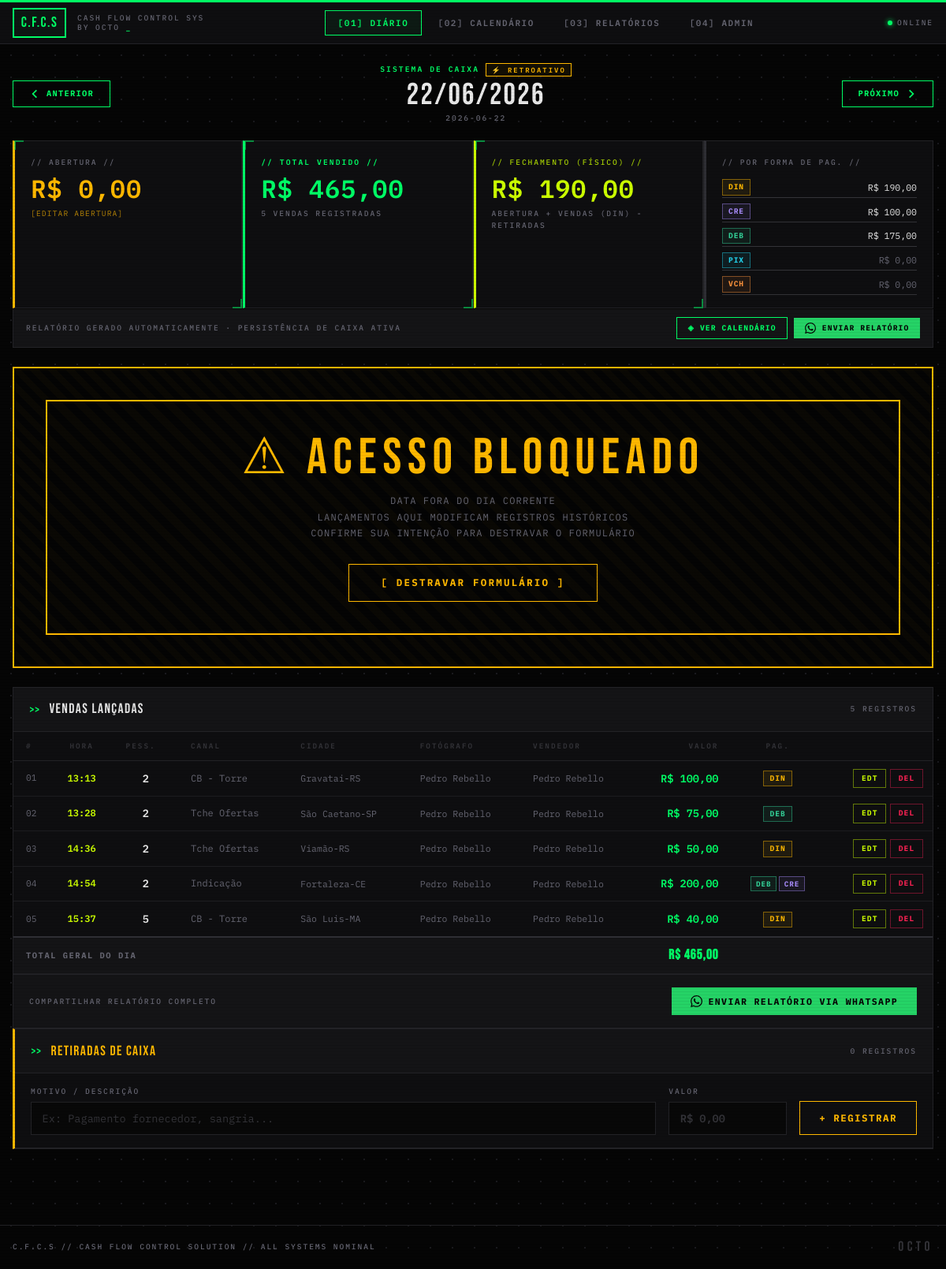
The page /dia/2026-06-22 on the database its author committed.
### tables this page shows
CREATE TABLE caixa_diario (
                data            DATE    PRIMARY KEY,
                abertura_caixa  REAL    NOT NULL DEFAULT 0.0,
                fechamento_caixa REAL   NOT NULL DEFAULT 0.0
            );

CREATE TABLE vendas (
                id              INTEGER PRIMARY KEY AUTOINCREMENT,
                data_venda      DATE    NOT NULL,
                num_pessoas     INTEGER NOT NULL DEFAULT 1,
                canal_venda     TEXT    NOT NULL DEFAULT '',
                cidade_origem   TEXT    NOT NULL DEFAULT '',
                fotografo       TEXT    NOT NULL DEFAULT '',
                vendedor        TEXT    NOT NULL DEFAULT '',
                valor_venda     REAL    NOT NULL DEFAULT 0.0,
                forma_pagamento TEXT    NOT NULL DEFAULT 'DIN'
            , hora_venda TEXT NOT NULL DEFAULT '');

CREATE TABLE venda_pagamentos (
        id              INTEGER PRIMARY KEY AUTOINCREMENT,
        venda_id        INTEGER NOT NULL REFERENCES vendas(id) ON DELETE CASCADE,
        forma_pagamento TEXT    NOT NULL DEFAULT "DIN",
        valor           REAL    NOT NULL DEFAULT 0.0
    );

### app.py (the view)
@app.route("/dia/<data>", methods=["GET"])
def diario(data):
    try:
        datetime.strptime(data, "%Y-%m-%d")
    except ValueError:
        return redirect(url_for("index"))
    caixa = get_or_create_caixa(data)
    vendas = get_vendas_do_dia(data)
    retiradas = get_retiradas_do_dia(data)
    subtotais = get_subtotais(data)
    total_dia = sum(v["valor_venda"] for v in vendas)
    recalc_fechamento(data)
    caixa = get_or_create_caixa(data)
    canais = get_config("canal")
    cidades = get_config("cidade")
    equipe = get_config("equipe")
    whatsapp_numero = get_whatsapp_numero()
    d = datetime.strptime(data, "%Y-%m-%d").date()
    prev_day = (d - timedelta(days=1)).isoformat()
    next_day = (d + timedelta(days=1)).isoformat()
    today = date.today().isoformat()
    return render_template(
        "diario.html",
        data=data,
        data_fmt=d.strftime("%d/%m/%Y"),
        caixa=caixa,
        vendas=vendas,
        retiradas=retiradas,
        subtotais=subtotais,
        total_dia=total_dia,
        canais=canais,
        cidades=cidades,
        equipe=equipe,
        prev_day=prev_day,
        next_day=next_day,
        today=today,
        formas=["DIN", "CRE", "DEB", "PIX", "VCH"],
        whatsapp_numero=whatsapp_numero,
    )

### templates/diario.html (shortened to what this page needs)
{% extends "base.html" %}
{% block content %}
<div class="fade-in" style="display: flex; align-items: center; justify-content: space-between; margin-bottom: 1.25rem; gap: 1rem;">
  <a href="/dia/{{ prev_day }}" class="btn btn-ghost" style="font-size: 0.65rem;">
    <svg xmlns="http://www.w3.org/2000/svg" style="width:14px;height:14px;" fill="none" viewBox="0 0 24 24" stroke="currentColor" stroke-width="3">
      <path stroke-linecap="square" stroke-linejoin="miter" d="M15 19l-7-7 7-7"/>
    </svg>
    ANTERIOR
  </a>
  <div style="text-align: center; flex: 1;">
    <div class="sys-label" style="margin-bottom: 0.3rem; justify-content: center; display: flex; align-items: center; gap: 0.5rem;">
      SISTEMA DE CAIXA
      {% if data == today %}
        <span style="border: 1px solid var(--neon); padding: 0.05rem 0.4rem; font-size: 0.55rem; background: rgba(0,255,102,0.08);">● HOJE</span>
      {% else %}
        <span style="border: 1px solid var(--warn); color: var(--warn); padding: 0.05rem 0.4rem; font-size: 0.55rem; background: rgba(255,184,0,0.06);">⚡ RETROATIVO</span>
      {% endif %}
    </div>
    <div class="display" style="font-size: 2.4rem; letter-spacing: 0.06em; color: var(--txt); line-height: 1;">{{ data_fmt }}</div>
    <div class="sys-label-dim" style="margin-top: 0.2rem;">{{ data }}</div>
  </div>
  <a href="/dia/{{ next_day }}" class="btn btn-ghost" style="font-size: 0.65rem;">
    PRÓXIMO
    <svg xmlns="http://www.w3.org/2000/svg" style="width:14px;height:14px;" fill="none" viewBox="0 0 24 24" stroke="currentColor" stroke-width="3">
      <path stroke-linecap="square" stroke-linejoin="miter" d="M9 5l7 7-7 7"/>
    </svg>
  </a>
</div>
<div style="display: grid; grid-template-columns: repeat(4, 1fr); gap: 1px; margin-bottom: 1px; background: var(--bd);" class="fade-in">
  <div class="card bracketed" style="padding: 1.25rem 1.25rem 1rem; border-left: 3px solid var(--warn); background: var(--s1);">
    <div class="sys-label-dim" style="margin-bottom: 0.6rem;">// ABERTURA //</div>
    <div class="metric-value money-warn" style="font-size: 2rem;">
      R$ {{ "%.2f"|format(caixa.abertura_caixa) | replace('.', ',') }}
    </div>
    <button onclick="toggleAberturaForm()" style="margin-top: 0.6rem; background: transparent; border: none; color: var(--warn); font-family: 'IBM Plex Mono'; font-size: 0.6rem; letter-spacing: 0.12em; text-transform: uppercase; cursor: pointer; padding: 0; opacity: 0.7;">
      [EDITAR ABERTURA]
    </button>
  </div>
  <div class="card bracketed" style="padding: 1.25rem 1.25rem 1rem; border-left: 3px solid var(--neon); background: var(--s1);">
    <div class="sys-label" style="margin-bottom: 0.6rem;">// TOTAL VENDIDO //</div>
    <div class="metric-value money" style="font-size: 2rem;">
      R$ {{ "%.2f"|format(total_dia) | replace('.', ',') }}
    </div>
    <div class="sys-label-dim" style="margin-top: 0.6rem;">
      {{ vendas|length }} VENDA{% if vendas|length != 1 %}S{% endif %} REGISTRADA{% if vendas|length != 1 %}S{% endif %}
    </div>
  </div>
  <div class="card bracketed" style="padding: 1.25rem 1.25rem 1rem; border-left: 3px solid var(--acid); background: var(--s1);">
    <div class="sys-label-dim" style="margin-bottom: 0.6rem; color: var(--acid); opacity: 0.8;">// FECHAMENTO (FÍSICO) //</div>
    <div class="metric-value money-acid" style="font-size: 2rem;">
      R$ {{ "%.2f"|format(caixa.fechamento_caixa) | replace('.', ',') }}
    </div>
    <div class="sys-label-dim" style="margin-top: 0.6rem;">ABERTURA + VENDAS (DIN) - RETIRADAS</div>
  </div>
  <div class="card" style="padding: 1.25rem 1.25rem 1rem; border-left: 3px solid var(--bd2); background: var(--s1);">
    <div class="sys-label-dim" style="margin-bottom: 0.75rem;">// POR FORMA DE PAG. //</div>
    <div style="display: flex; flex-direction: column; gap: 0.3rem;">
      {% for forma in formas %}
        {% set val = subtotais[forma] %}
        <div style="display: flex; align-items: center; justify-content: space-between; padding: 0.15rem 0; border-bottom: 1px solid var(--muted);">
          <span class="badge badge-{{ forma|lower }}">{{ forma }}</span>
          <span class="money-dim" style="font-size: 0.72rem; {% if val > 0 %}color: var(--txt);{% endif %}">
            R$ {{ "%.2f"|format(val) | replace('.', ',') }}
          </span>
        </div>
      {% endfor %}
    </div>
  </div>
</div>
<div style="display: flex; align-items: center; justify-content: space-between; gap: 1rem; padding: 0.65rem 1rem; background: var(--s2); border: 1px solid var(--bd); border-top: none; margin-bottom: 1.5rem;">
  <div class="sys-label-dim">
    RELATÓRIO GERADO AUTOMATICAMENTE · PERSISTÊNCIA DE CAIXA ATIVA
  </div>
  <div style="display: flex; gap: 0.5rem; align-items: center; flex-shrink: 0;">
    <a href="/mes" class="btn btn-ghost" style="padding: 0.35rem 0.85rem; font-size: 0.6rem;">◈ VER CALENDÁRIO</a>
    {% if whatsapp_numero %}
      <button type="button" onclick="abrirWhatsApp('{{ data }}')" class="btn btn-wa" style="padding: 0.35rem 0.85rem; font-size: 0.6rem;">
        ENVIAR RELATÓRIO
      </button>
    {% else %}
      <a href="/admin" class="btn btn-ghost" style="padding: 0.35rem 0.85rem; font-size: 0.6rem; border-color: var(--muted); color: var(--dim);">
        ⚠ CONF. WHATSAPP
      </a>
    {% endif %}
  </div>
</div>
<div id="lock-overlay" style="display: none; margin-bottom: 1.5rem;">
  <div style="background: rgba(5,5,5,0.97); border: 2px solid var(--warn); padding: 2.5rem; text-align: center; position: relative; overflow: hidden;">
    <div style="position: absolute; inset: 0; background: repeating-linear-gradient(45deg, transparent, transparent 10px, rgba(255,184,0,0.025) 10px, rgba(255,184,0,0.025) 20px); pointer-events: none;"></div>
    <div class="display" style="font-size: 4rem; letter-spacing: 0.12em; color: var(--warn); line-height: 1; position: relative;">
      ⚠ ACESSO BLOQUEADO
    </div>
    <div style="font-family: 'IBM Plex Mono'; font-size: 0.75rem; letter-spacing: 0.1em; text-transform: uppercase; color: var(--dim); margin: 0.75rem auto 1.75rem; max-width: 480px; line-height: 1.7; position: relative;">
      DATA FORA DO DIA CORRENTE<br/>
      LANÇAMENTOS AQUI MODIFICAM REGISTROS HISTÓRICOS<br/>
      CONFIRME SUA INTENÇÃO PARA DESTRAVAR O FORMULÁRIO
    </div>
    <button onclick="unlockForm()"
            class="btn btn-ghost-warn"
            style="font-size: 0.78rem; padding: 0.85rem 2.5rem; position: relative; letter-spacing: 0.18em;">
      [ DESTRAVAR FORMULÁRIO ]
    </button>
  </div>
</div>
<div class="card fade-in" style="animation-delay: 0.08s;">
  <div class="section-header">
    <span class="display" style="font-size: 1.1rem; letter-spacing: 0.08em; color: var(--txt);">VENDAS LANÇADAS</span>
    <span class="sys-label-dim" style="margin-left: auto;">{{ vendas|length }} REGISTRO{% if vendas|length != 1 %}S{% endif %}</span>
  </div>
  {% if vendas %}
  <div style="overflow-x: auto;">
    <table>
      <thead>
        <tr>
          <th>#</th>
          <th style="text-align:center;">HORA</th>
          <th>PESS.</th>
          <th>CANAL</th>
          <th>CIDADE</th>
          <th>FOTÓGRAFO</th>
          <th>VENDEDOR</th>
          <th style="text-align: right;">VALOR</th>
          <th style="text-align: center;">PAG.</th>
          <th></th>
        </tr>
      </thead>
      <tbody>
        {% for v in vendas %}
        <tr>
          <td class="money-dim" style="font-size: 0.7rem; padding-right: 0.5rem;">{{ "%02d"|format(loop.index) }}</td>
          <td style="text-align:center; font-size:0.75rem; color:var(--acid); font-family:'IBM Plex Mono'; font-weight:600;">{{ v.hora_venda or '—' }}</td>
          <td style="font-weight: 600; color: var(--txt); font-size: 0.85rem; text-align: center;">{{ v.num_pessoas }}</td>
          <td style="color: var(--dim); font-size: 0.75rem;">{{ v.canal_venda or '—' }}</td>
          <td style="color: var(--dim); font-size: 0.72rem;">{{ v.cidade_origem or '—' }}</td>
          <td style="color: var(--dim); font-size: 0.72rem;">{{ v.fotografo or '—' }}</td>
          <td style="color: var(--dim); font-size: 0.72rem;">{{ v.vendedor or '—' }}</td>
          <td style="text-align: right;">
            <span class="money" style="font-size: 0.85rem;">R$ {{ "%.2f"|format(v.valor_venda) | replace('.', ',') }}</span>
          </td>
          <td style="text-align: center;">
            {% if v.forma_pagamento == 'MIX' and v.pagamentos %}
              <div style="display:flex; flex-wrap:wrap; gap:0.2rem; justify-content:center;">
                {% for p in v.pagamentos %}
                  <span class="badge badge-{{ p.forma_pagamento|lower }}" style="font-size:0.58rem; padding:0.1rem 0.35rem;">{{ p.forma_pagamento }}</span>
                {% endfor %}
              </div>
            {% else %}
              <span class="badge badge-{{ v.forma_pagamento|lower }}">{{ v.forma_pagamento }}</span>
            {% endif %}
          </td>
          <td style="text-align: right; padding-right: 0.75rem;">
            <div style="display:flex; gap:0.3rem; justify-content:flex-end; align-items:center;">
              <button type="button" class="btn"
                      onclick="openEditModal({{ v.id }}, '{{ data }}')"
                      style="font-size:0.6rem; padding:0.25rem 0.6rem; background:transparent; border:1px solid rgba(204,255,0,0.45); color:var(--acid); transition:all 0.12s;"
                      onmouseover="this.style.background='rgba(204,255,0,0.08)'"
                      onmouseout="this.style.background='transparent'">
                EDT
              </button>
              <form action="/dia/{{ data }}/venda/{{ v.id }}/excluir" method="POST"
                    onsubmit="return confirm('CONFIRMAR EXCLUSÃO DA VENDA #{{ loop.index }}?');">
                <button type="submit" class="btn btn-danger" style="font-size: 0.6rem; padding: 0.25rem 0.6rem;">
                  DEL
                </button>
              </form>
            </div>
          </td>
        </tr>
        {% endfor %}
      </tbody>
      <tfoot>
        <tr style="background: var(--s2);">
          <td colspan="7" style="font-size: 0.65rem; letter-spacing: 0.15em; text-transform: uppercase; color: var(--dim);">TOTAL GERAL DO DIA</td>
          <td style="text-align: right;">
            <span class="money" style="font-size: 1.1rem; font-family: 'Bebas Neue'; letter-spacing: 0.05em;">R$ {{ "%.2f"|format(total_dia) | replace('.', ',') }}</span>
          </td>
          <td colspan="2"></td>
        </tr>
      </tfoot>
    </table>
  </div>
  <div style="padding: 1rem 1.25rem; background: var(--s2); border-top: 1px solid var(--bd); display: flex; align-items: center; justify-content: space-between;">
    <div class="sys-label-dim">COMPARTILHAR RELATÓRIO COMPLETO</div>
    {% if whatsapp_numero %}
      <button type="button" onclick="abrirWhatsApp('{{ data }}')" class="btn btn-wa" style="font-size: 0.72rem; padding: 0.55rem 1.5rem;">
        ENVIAR RELATÓRIO VIA WHATSAPP
      </button>
    {% else %}
      <a href="/admin" class="btn btn-ghost" style="font-size: 0.65rem; border-color: var(--muted); color: var(--dim);">
        ⚠ CONFIGURAR NÚMERO WHATSAPP NO ADMIN
      </a>
    {% endif %}
  </div>
  {% endif %}
</div>
<div class="card fade-in" style="animation-delay: 0.12s; margin-bottom: 1.5rem; border-left: 3px solid var(--warn);">
  <div class="section-header">
    <span class="display" style="font-size: 1.1rem; letter-spacing: 0.08em; color: var(--warn);">RETIRADAS DE CAIXA</span>
    <span class="sys-label-dim" style="margin-left: auto;">{{ retiradas|length }} REGISTRO{% if retiradas|length != 1 %}S{% endif %}</span>
  </div>
  <form action="/dia/{{ data }}/retirada/nova" method="POST" style="padding: 1rem 1.25rem; display: flex; gap: 1rem; align-items: flex-end; background: var(--s1); border-bottom: 1px solid var(--bd);">
    <div style="flex: 1;">
      <label for="motivo" class="sys-label-dim" style="display: block; margin-bottom: 0.35rem;">MOTIVO / DESCRIÇÃO</label>
      <input type="text" id="motivo" name="motivo" required class="input-field" placeholder="Ex: Pagamento fornecedor, sangria..." autocomplete="off" />
    </div>
    <div style="width: 150px;">
      <label for="valor_retirada" class="sys-label-dim" style="display: block; margin-bottom: 0.35rem;">VALOR</label>
      <input type="text" id="valor_retirada" name="valor" required class="input-field money-warn" placeholder="R$ 0,00" oninput="maskMoney(this)" />
    </div>
    <button type="submit" class="btn btn-ghost-warn" style="font-size: 0.78rem; padding: 0.7rem 1.5rem;">
      + REGISTRAR
    </button>
  </form>
</div>
{% endblock %}

### rows shown on the page
caixa_diario: abertura_caixa "0,00", fechamento_caixa "190,00"
vendas: index "01", hora_venda "13:13", num_pessoas "2", canal_venda "CB - Torre", cidade_origem "Gravatai-RS", fotografo "Pedro Rebello", vendedor "Pedro Rebello", valor_venda "100,00", forma_pagamento "DIN"
vendas: index "02", hora_venda "13:28", num_pessoas "2", canal_venda "Tche Ofertas", cidade_origem "São Caetano-SP", fotografo "Pedro Rebello", vendedor "Pedro Rebello", valor_venda "75,00", forma_pagamento "DEB"
vendas: index "03", hora_venda "14:36", num_pessoas "2", canal_venda "Tche Ofertas", cidade_origem "Viamão-RS", fotografo "Pedro Rebello", vendedor "Pedro Rebello", valor_venda "50,00", forma_pagamento "DIN"
vendas: index "04", hora_venda "14:54", num_pessoas "2", canal_venda "Indicação", cidade_origem "Fortaleza-CE", fotografo "Pedro Rebello", vendedor "Pedro Rebello", valor_venda "200,00"
venda_pagamentos: forma_pagamento "DEB"
venda_pagamentos: forma_pagamento "CRE"
vendas: index "05", hora_venda "15:37", num_pessoas "5", canal_venda "CB - Torre", cidade_origem "São Luis-MA", fotografo "Pedro Rebello", vendedor "Pedro Rebello", valor_venda "40,00", forma_pagamento "DIN"

### other values the page prints
{{ data_fmt }} "22/06/2026"
{{ data }} "2026-06-22"
{{ "%.2f"|format(total_dia) | replace('.', ',') }} "465,00"
{{ vendas|length }} "5"
{{ "%.2f"|format(val) | replace('.', ',') }} "190,00" "100,00" "175,00" "0,00" "0,00"
{{ retiradas|length }} "0"
